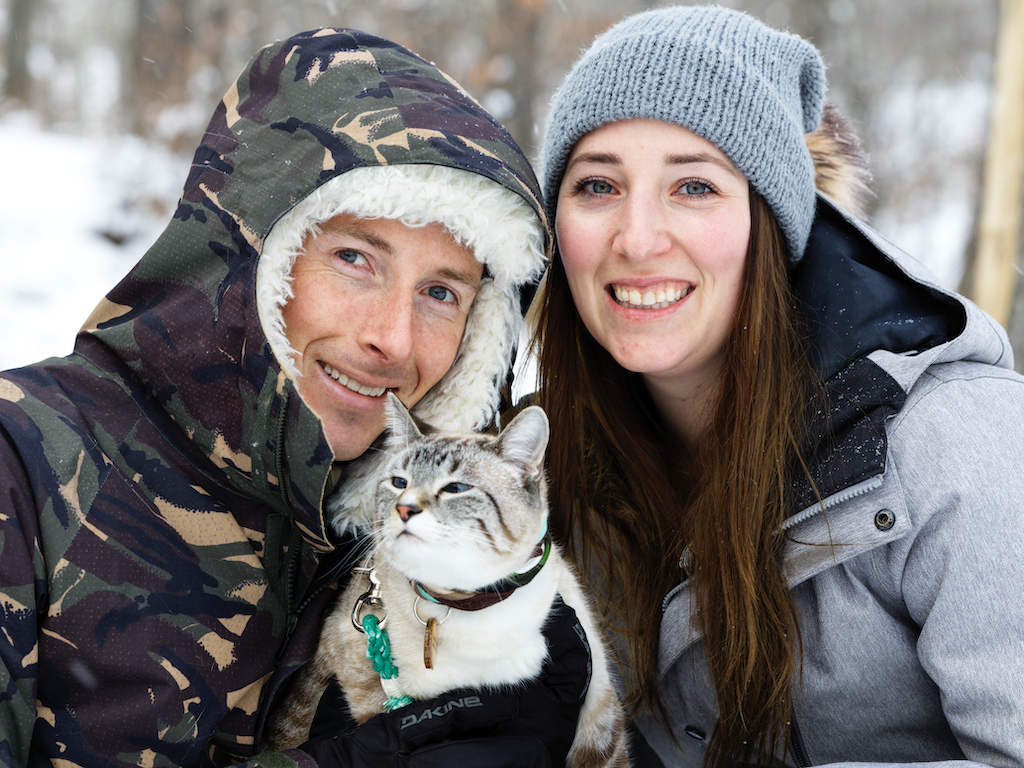
#> input picture PictureCodingAnalysis/lhs.png, 1024 x 768 px; the run also reads 1 picture not shown here
$ jupyter execute shannon.ipynb
#> lines starting #> are read from the running program, lines starting #| are printed output that depends on the picture; long printed decimals are rounded
[cell 1]
#Import statements in python
import cv2
import numpy as np
from scipy.stats import entropy

[cell 2]
# Loading Image
picLHS = cv2.imread('lhs.png', cv2.IMREAD_GRAYSCALE)
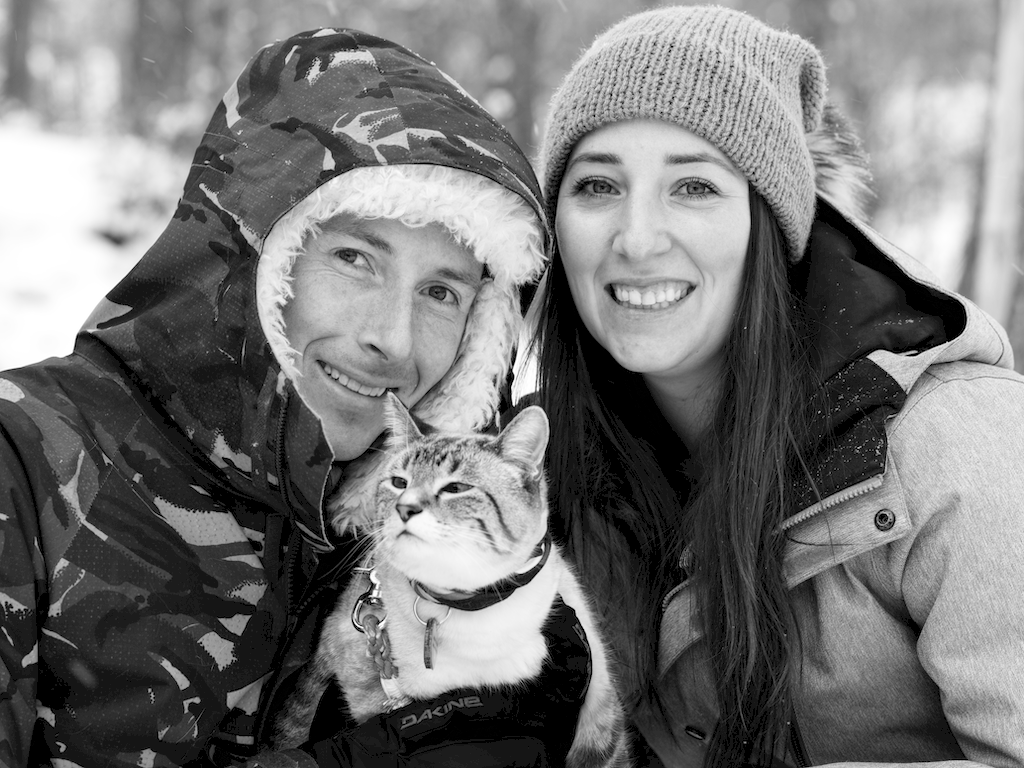
#> picLHS: shape (768, 1024); min 0, max 255, mean 117.3
picRHS = cv2.imread('rhs.png', cv2.IMREAD_GRAYSCALE)
#> picRHS: shape (768, 1024); min 0, max 255, mean 115.4

[cell 3]
# Retrival of Symbols
getSymbolsLHS = picLHS.flatten()
getSymbolsRHS = picRHS.flatten()

[cell 4]
# Frequency Calculation
getFreqLHS = np.bincount(getSymbolsLHS) / len(getSymbolsLHS)
#> getFreqLHS = 256 values, max 0.0696 at index 21, min 0 at index 42, mean 0.00391
getFreqRHS = np.bincount(getSymbolsRHS) / len(getSymbolsRHS)
#> getFreqRHS = 256 values, max 0.0103 at index 253, min 3.05e-05 at index 255, mean 0.00391

[cell 5]
# Entropy Source Calculation
entropy_sourceLHS = entropy(getFreqLHS, base=2)
#> entropy_sourceLHS = 6.86
entropy_sourceRHS = entropy(getFreqRHS, base=2)
#> entropy_sourceRHS = 7.86

# Bits Calculation
num_bits_shannonLHS = int(np.ceil(entropy_sourceLHS * len(getSymbolsLHS)))
#> num_bits_shannonLHS = 5396531
num_bits_shannonRHS = int(np.ceil(entropy_sourceRHS * len(getSymbolsRHS)))
#> num_bits_shannonRHS = 6180974

# Print results
print("Number of bits using Shannon coding for LHS:", num_bits_shannonLHS)
#| Number of bits using Shannon coding for LHS: 5396531
print("Entropy of source sequence for LHS:", entropy_sourceLHS)
#| Entropy of source sequence for LHS: 6.862

print("Number of bits using Shannon coding for RHS:", num_bits_shannonRHS)
#| Number of bits using Shannon coding for RHS: 6180974
print("Entropy of source sequence for RHS:", entropy_sourceRHS)
#| Entropy of source sequence for RHS: 7.860
